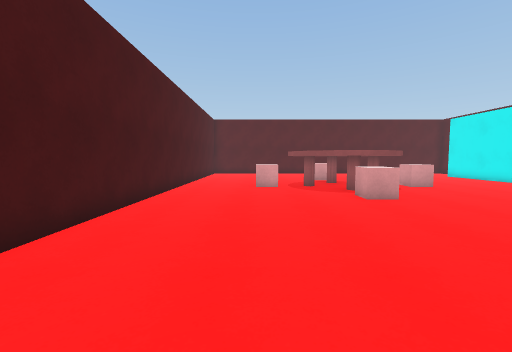
[1] (above)

18 first-person views from a walk through a scene from a Unity 3-D project. The camera is 1.3 m above the floor, tilts 4° down and sees 90° across. The floor is counted in squares, 1 m on a side. Each view is taken from the middle of a square. On the plan, view 1 faces up. The plan holds only what a view shows up to about 13 squares ahead; the rest is blank. The player character is not drawn.

[2]
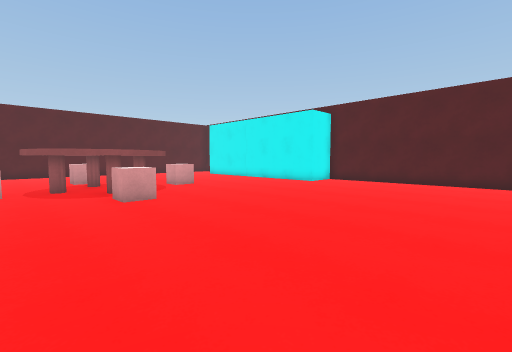

[3]
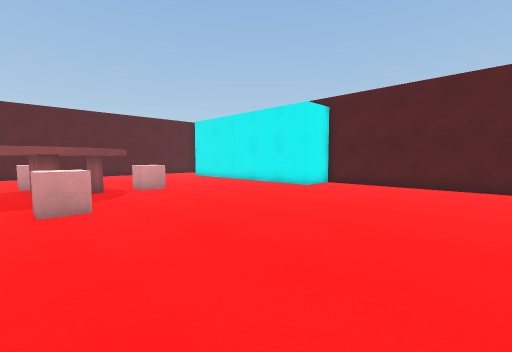

[4]
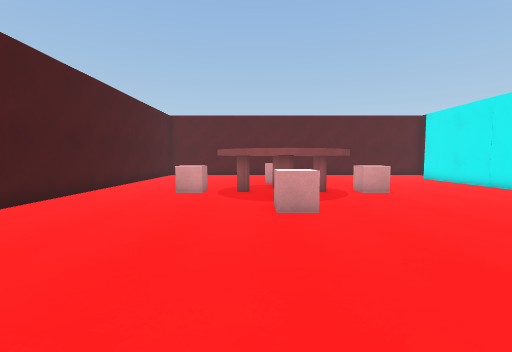

[5]
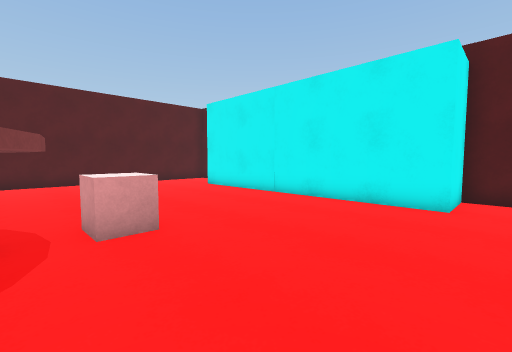

[6]
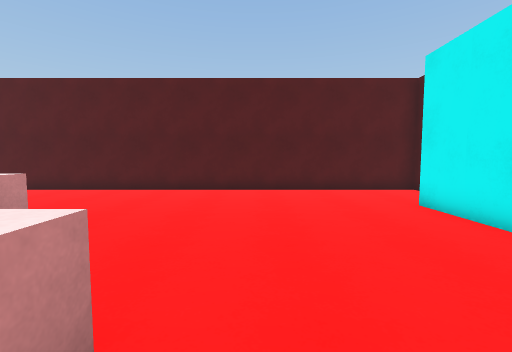

[7]
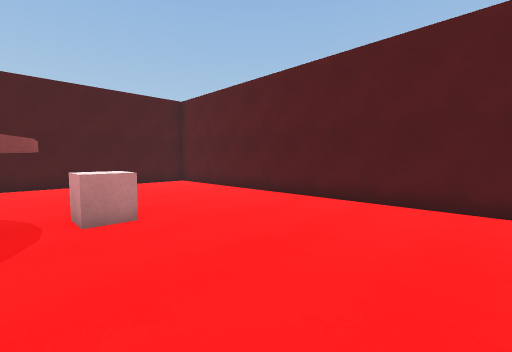

[8]
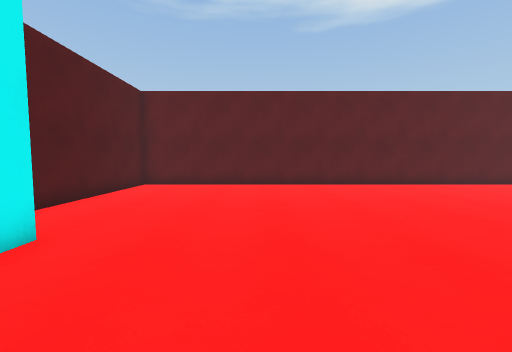

[9]
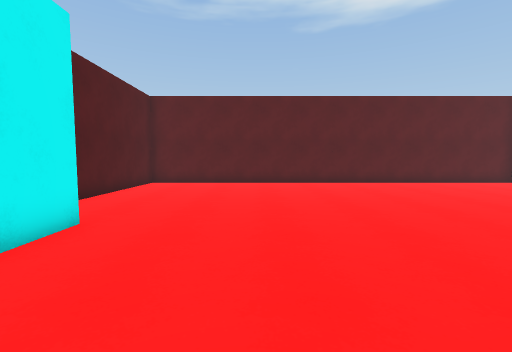

[10]
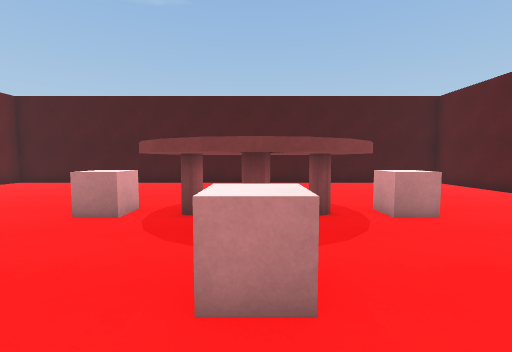

[11]
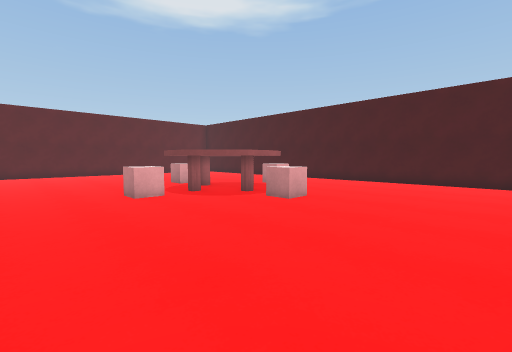

[12]
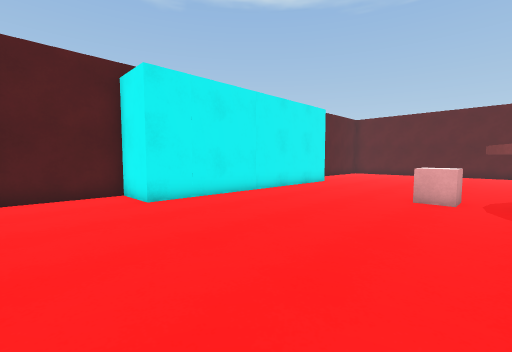

[13]
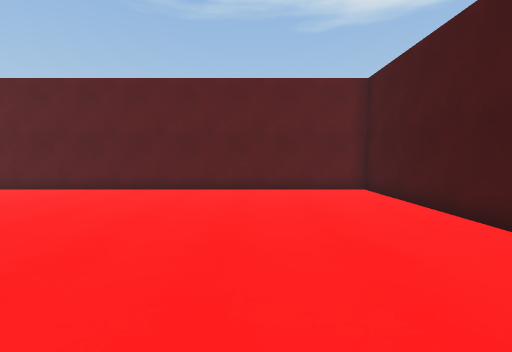

[14]
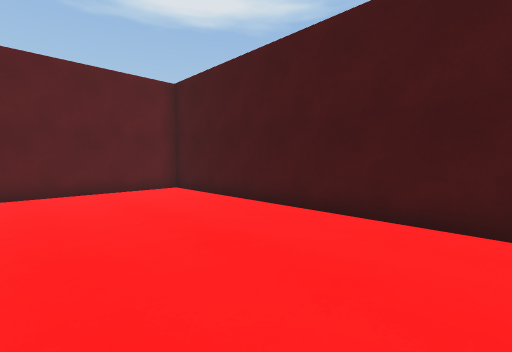

[15]
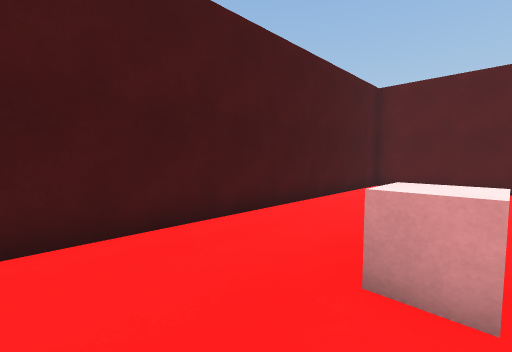

[16]
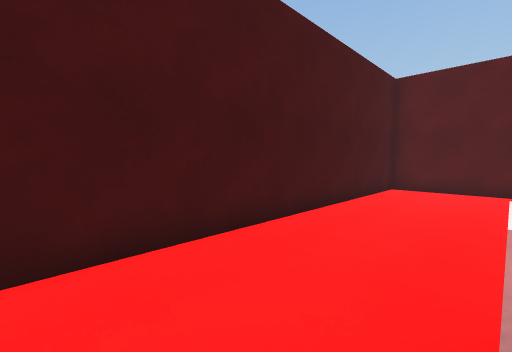

[17]
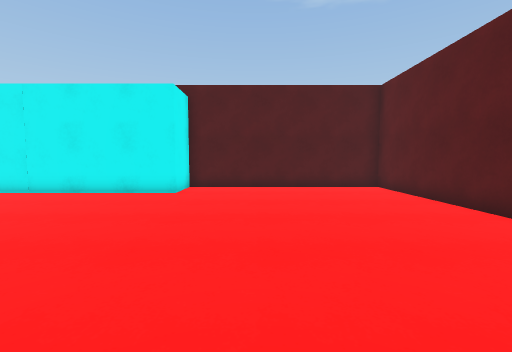

[18]
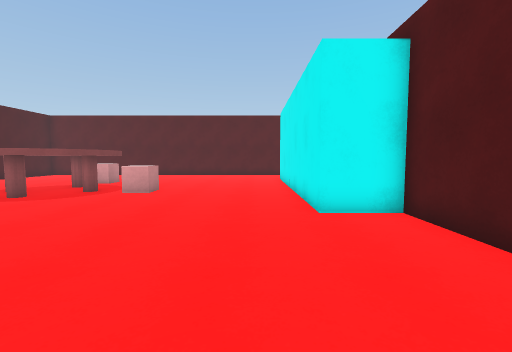

### Floor plan
Points are (right, up) in squares from view 1. A wall is a line through its corners. A room is listed if a view was taken in it or the views show most of it. See-through windows are left out.
Room 1 (views 1, 2, 3, 4, 5, 6, 7, 8, 9, 10, 11, 12, 13, 14, 15, 16, 17, 18)
walls: (3.2, 14.4) (4, 14.5) (4.8, 14.4) (5.5, 14) (6, 13.5) (6.4, 12.8) (6.5, 12) (6.4, 11.2) (6, 10.5) (5.5, 10) (4.8, 9.6) (4, 9.5) (3.2, 9.6) (2.5, 10) (2, 10.5) (1.6, 11.2) (1.5, 12.1); (13.5, 8) (13.5, 18) (15.5, 18) (15.5, 21.5) (-3.5, 21.5) (-3.5, -0.5) (15.5, -0.5) (15.5, 8) (13.5, 8)
objects: cube (0, 12) to (1, 12); cube (4, 8) to (4, 9); cube (4, 15) to (4, 16); cube (7, 12) to (8, 12)

Positions as (right, up) in squares from view 1, and headings:
1: (0, 0), facing up
2: (1, 0), facing up-right
3: (3, 1), facing up-right
4: (3, 2), facing up
5: (6, 7), facing up-right
6: (9, 11), facing up
7: (10, 14), facing up-left
8: (10, 12), facing down
9: (10, 13), facing down
10: (10, 12), facing left
11: (11, 21), facing down-left
12: (6, 21), facing down-right
13: (1, 10), facing down
14: (2, 10), facing down-left
15: (1, 9), facing up-left
16: (0, 10), facing up-left
17: (4, 5), facing right
18: (12, 2), facing up
